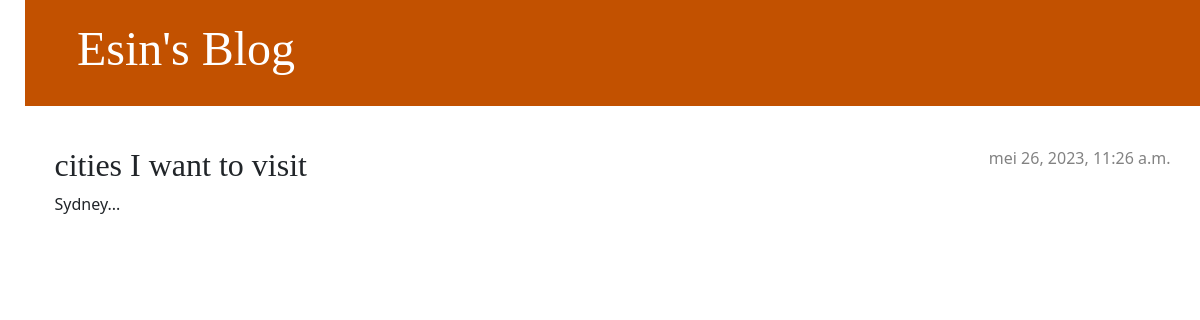
Page /post/4/ on the earlier database version.
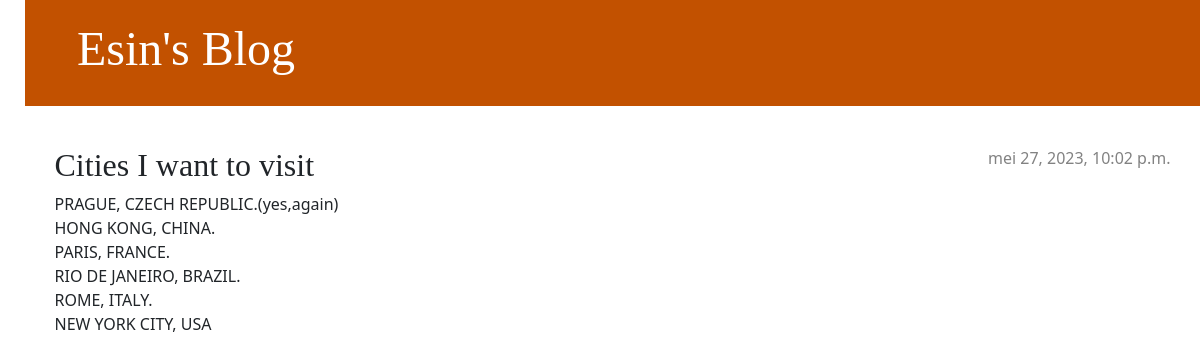
Same page on the later database version.
### blog/models.py (models this page shows, shortened)
class Post(models.Model):
    author = models.ForeignKey(settings.AUTH_USER_MODEL, on_delete=models.CASCADE)
    title = models.CharField(max_length=200)
    text = models.TextField()
    foto = models.ImageField(upload_to='post_images/')
    created_date = models.DateTimeField(default=timezone.now)
    published_date = models.DateTimeField(blank=True, null=True)

### blog/views.py (the view)
# urls.py: path('post/<int:pk>/', views.post_detail, name='post_detail'),
def post_detail(request, pk):
    post = get_object_or_404(Post, pk=pk)
    return render(request, 'blog/post_detail.html', {'post': post})

### blog/templates/blog/post_detail.html (shortened to what this page needs)
{% extends 'blog/base.html' %}
{% block content %}
<article class="post">
    {% if post.published_date %}
        <time class="date">
            {{ post.published_date }}
        </time>
    {% endif %}
    <h2>{{ post.title }}</h2>
    <p>{{ post.text|linebreaksbr }}</p>
</article>
{% endblock %}

Differences in the rows shown:
changed Post: published_date "mei 26, 2023, 11:26 a.m." → "mei 27, 2023, 10:02 p.m."; title "cities I want to visit" → "Cities I want to visit"; text "Sydney..." → "PRAGUE, CZECH REPUBLIC.(yes,again) HONG KONG, CHINA. PARIS, FRANCE. RIO DE JANEIRO, BRAZIL. ROME, ITALY. NEW YORK CITY, USA"
